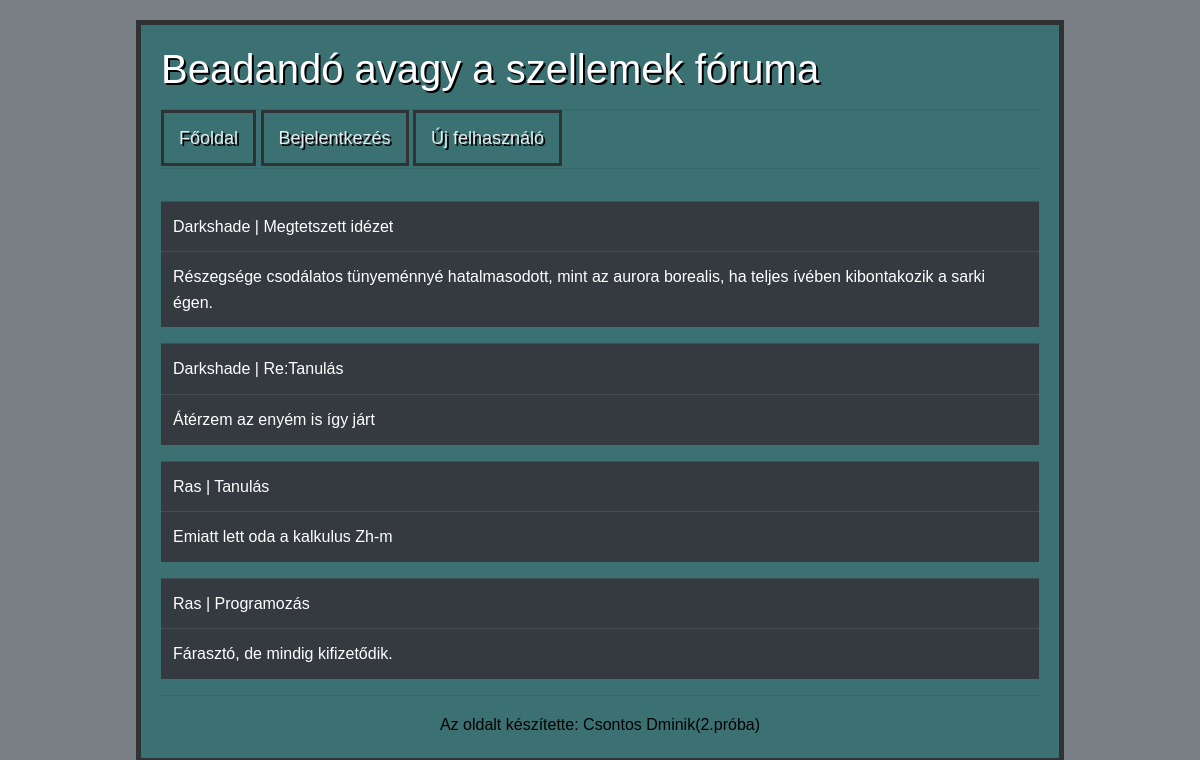
The page / on the database its author committed.
### tables this page shows
CREATE TABLE IF NOT EXISTS `posts` (
  `felh_nev` varchar(40) NOT NULL,
  `tema` varchar(20) NOT NULL,
  `tema_szoveg` varchar(250) NOT NULL,
  `id` int(20) NOT NULL AUTO_INCREMENT,
  PRIMARY KEY (`id`)
);

### protected/userManager.php (called while the page is built, shortened)
<?php
function IsUserLoggedIn() {
	return $_SESSION  != null && array_key_exists('uid', $_SESSION) && is_numeric($_SESSION['uid']);
}
?>

### protected/database.php (called while the page is built, shortened)
<?php
function getConnection() {
	$connection = new PDO(DB_TYPE.':host='.DB_HOST.';dbname='.DB_NAME.';',DB_USER, DB_PASS);
	$connection->exec("SET NAMES '".DB_CHARSET."'");
	return $connection;
}
function getList($queryString, $queryParams = []) {
	$connection = getConnection();
	$statement = $connection->prepare($queryString);
	$success = $statement->execute($queryParams);
	$result = $success ? $statement->fetchAll(PDO::FETCH_ASSOC) : [];
	return $result;
}
?>

### protected/normal/home.php (the view, shortened to what this page needs)
<?php
	$query = "SELECT felh_nev, tema, tema_szoveg FROM posts ORDER BY id DESC";
	$posts = getList($query);
?>
<?php if(count($posts) <= 0) : ?>
		<h1>Nincsennek postok az oldalon</h1>
	<?php else : ?>
		<table class="table table-dark">
			<tbody>
				<?php foreach ($posts as $p) : ?>
					<table class="table table-dark">
						<thead>
							<tr>
								<td><?=$p['felh_nev'] ?> | <?=$p['tema'] ?></td>
							</tr>
						</thead>
						<tbody>
						<tr>
							<td><?=$p['tema_szoveg'] ?></td>
						</tr>
						</tbody>
					</table>
				<?php endforeach;?>
			</tbody>
		</table>
	<?php endif; ?>

### index.php (shortened to what this page needs)
<!DOCTYPE html>
<html>
<head>
	<link rel="stylesheet" href="https://stackpath.bootstrapcdn.com/bootstrap/4.4.1/css/bootstrap.min.css">
	<link rel="stylesheet" type="text/css" href="<?=PUBLIC_DIR.'style.css?'.date('YmdHis', filemtime(PUBLIC_DIR.'style.css'))?>">
</head>
<body>
	<div class="container">
		<header class="box-1"><?php include_once PROTECTED_DIR.'header.php'; ?></header>
		<nav class="box-1"><?php require_once PROTECTED_DIR.'nav.php'; ?></nav>
		<content class="box_1"><?php require_once PROTECTED_DIR.'routing.php'; ?></content>
		<footer><?php include_once PROTECTED_DIR.'footer.php'; ?></footer>
	</div>
</body>
</html>

### protected/header.php
<h1>Beadandó avagy a szellemek fóruma</h1>

### protected/nav.php (shortened to what this page needs)
<hr>
<a href="index.php">Főoldal</a>
<?php if(!IsUserLoggedIn()) : ?>
	<a href="index.php?P=login">Bejelentkezés</a>
	<a href="index.php?P=register">Új felhasználó</a>
<?php endif; ?>
<hr>

### protected/routing.php (shortened to what this page needs)
<?php
switch ($_GET['P']) {
	case 'home': require_once PROTECTED_DIR.'normal/home.php'; break;
}
?>

### protected/footer.php
<hr>
<center>Az oldalt készítette: Csontos Dminik(2.próba)</center>

### public/style.css (style rules this page uses)
body { background-color: #797f85; color: black; font-family: Arial, Helvetica, sans-serif; font-size:16px; font-weight:normal; line-height:1.6em; margin:20px; }
.container { width: 80%; margin: auto; background-color: #3c7173; overflow:hidden; border: 5px #303333 solid; padding: 20px; }
.box-1 a { display: inline; color:#dfebec; text-decoration: none; font-size:18px; padding:15px; border: 3px #303333 solid; text-shadow:2px 2px #000; }
.box-1 h1 { color:#fff; text-align: left; text-shadow:2px 2px #000; }

### rows shown on the page
posts: felh_nev "Darkshade", tema "Megtetszett idézet", tema_szoveg "Részegsége csodálatos tünyeménnyé hatalmasodott, mint az aurora borealis, ha teljes ívében kibontakozik a sarki égen."
posts: felh_nev "Darkshade", tema "Re:Tanulás", tema_szoveg "Átérzem az enyém is így járt"
posts: felh_nev "Ras", tema "Tanulás", tema_szoveg "Emiatt lett oda a kalkulus Zh-m"
posts: felh_nev "Ras", tema "Programozás", tema_szoveg "Fárasztó, de mindig kifizetődik."
